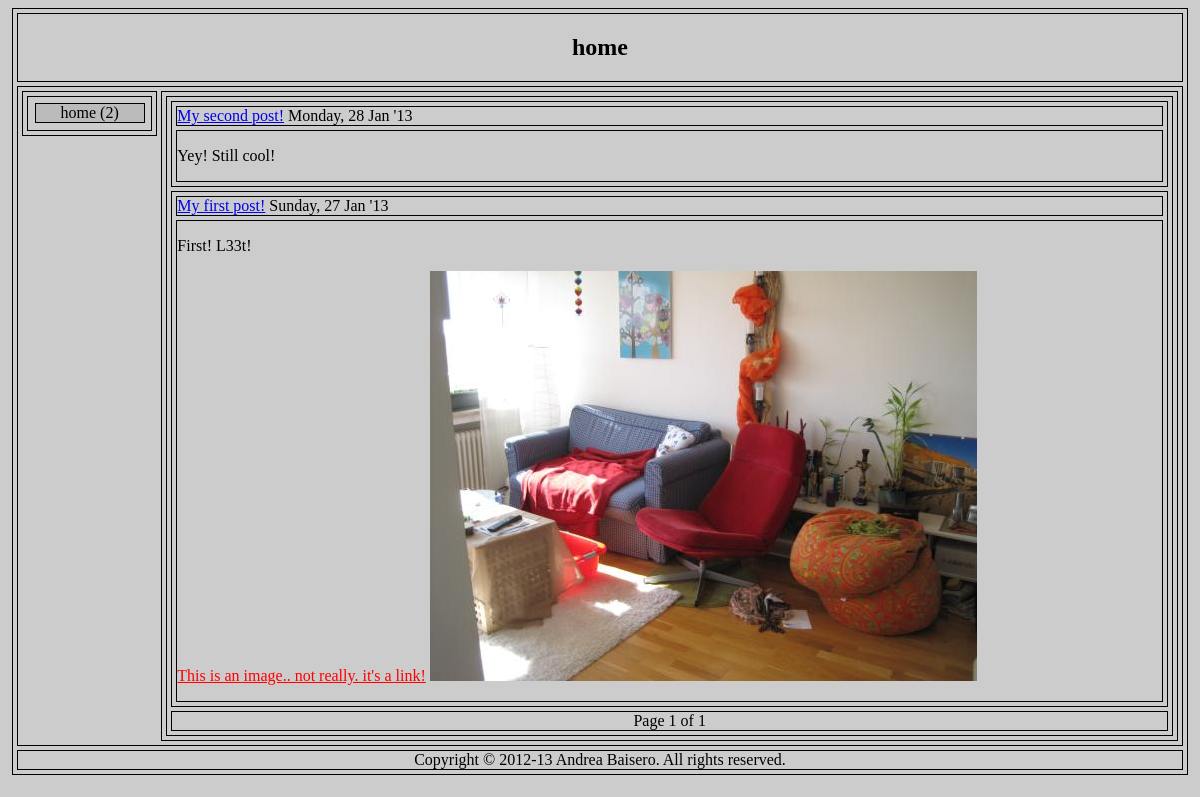
The page / on the database its author committed.
### pages/models.py (models this page shows, shortened)
class Page(models.Model):
    name=models.CharField(max_length=100,unique=True,help_text="The page textual ID. Must be unique.")
    title=models.CharField(max_length=100,help_text="Page title.")
    about=models.CharField(max_length=100,help_text="Short description.")
    pub_date=models.DateTimeField(auto_now_add=True,editable=False)
    is_blog=models.BooleanField(default=False,help_text="Select if the page should be formatted as a blog.")
    def num_articles(self):
        return self.article_set.count()

### articles/models.py (models this page shows, shortened)
class Article(models.Model):
    page=models.ForeignKey(Page,help_text="Page in which to publis the article.")
    title=models.CharField(max_length=100,help_text="Article title.")
    body=models.TextField(help_text="Article content.")
    pub_date=models.DateTimeField(auto_now_add=True,editable=False)
    images=models.ManyToManyField(Image,blank=True,help_text="Images contained in the article.")
    def html(self):
        image_ref=""
        for image in self.images.all():
            image_url=settings.MEDIA_URL+image.image.url
            image_ref="%s\n[%s]: %s" % (image_ref,image.name,image_url)
        md="%s\n%s" % (self.body,image_ref)
        return markdown.markdown(md)

### images/models.py (models this page shows, shortened)
class Image(models.Model):
    name=models.CharField(max_length=100)
    image=models.ImageField(upload_to="images/")

### pages/views.py (the view)
# urls.py: url(r'^$',pageView,name='home',kwargs={'page_name':'home'}),
def pageView(request,page_name='home'):
    pages=Page.objects.all()
    page=pages.get(name=page_name)
    articles=page.article_set.all().order_by("-pub_date")
    paginator=Paginator(articles,5)
    try:
        pagenum=int(request.GET.get("p",'1'))
    except ValueError:
        pagenum=1
    try:
        articles=paginator.page(pagenum)
    except (InvalidPage,EmptyPage):
        articles=paginator.page(paginator.num_pages)
    context=dict(page_name=page_name,page=page,articles=articles,pages=pages)
    return render(request,'pages/page.html',context)

### templates/pages/page.html (shortened to what this page needs)
{% extends "base.html" %}
{% block page_title %}
    <h2 id="page_title">{{ page_name }}</h1>
{% endblock %}
{% block navigation %}
    <ul>
        {% for p in pages %}
            <li><a href="/{{ p.name|lower }}">{{ p.name }} ({{ p.num_articles }})</a></li>
        {% endfor %}
    </ul>
{% endblock %}
{% block page_content %}
    {% for a in articles %}
        <div class="article">
            <div class="article-title">
                <a href="articles/{{ a.id }}/{{ a.title|slugify }}">{{ a.title }}</a>
                {{ a.pub_date|date:"l, d M 'y" }}
            </div>
            <div class="article-body">
                {{ a.html|safe }}
            </div>
        </div>
    {% empty %}
        <div class="article">
            <p>No articles found for the page.</p>
        </div>
    {% endfor %}
    {% if articles %}
        <div class="pagination">
            <span class="current">
                Page {{ articles.number }} of {{ articles.paginator.num_pages }}
            </span>
        </div>
    {% endif %}
{% endblock %}

### templates/base.html (shortened to what this page needs)
<!DOCTYPE html>
<html>
    <head>
        {% load staticfiles %}
    </head>
    <body>
        <div id="global">
            <div id="top">
                {% block page_title %} {% endblock %}
            </div>
            <div id="middle">
                <div id="sidebar">
                    <div id="nav">
                        {% block navigation %} {% endblock %}
                    </div>
                </div>
                <div id="content-wrapper">
                    <div id="content">
                        {% block page_content %} {% endblock %}
                    </div>
                </div>
            </div>
            <div id="bottom">Copyright &copy; 2012-{% now "y" %} Andrea Baisero. All rights reserved.</div>
        </div>
    </body>
</html>

### templates/base.html (style rules this page uses)
body { background-color:#CCCCCC; color:black; }
div { border:1pt solid black; margin:3pt; }
#top { text-align:center; }
#middle { position:relative; text-align:center; }
#middle:after { clear:both; content:''; display:table; }
#sidebar { float:left; width:100pt; }
#nav ul { list-style-type:none; padding:0pt; margin:0pt; }
#nav ul li { border:1pt solid black; background-color:#BBBBBB; margin:5pt; }
#nav ul li a { display:block; width:100%; text-decoration:none; color:black; }
#content-wrapper { width=100%; overflow:hidden; }
#bottom { clear:both; text-align:center; text-size:5pt; }
.article { text-align:left; }
p a { color:red; }

### rows shown on the page
Page: name "home", num_articles "2"
Article: title "My second post!", pub_date "Monday, 28 Jan '13", html "Yey! Still cool!"
Article: title "My first post!", pub_date "Sunday, 27 Jan '13", html "First! L33t! This is an image.. not really. it's a link!", html (picture)

### other values the page prints
{{ articles.number }} "1"
{{ articles.paginator.num_pages }} "1"
